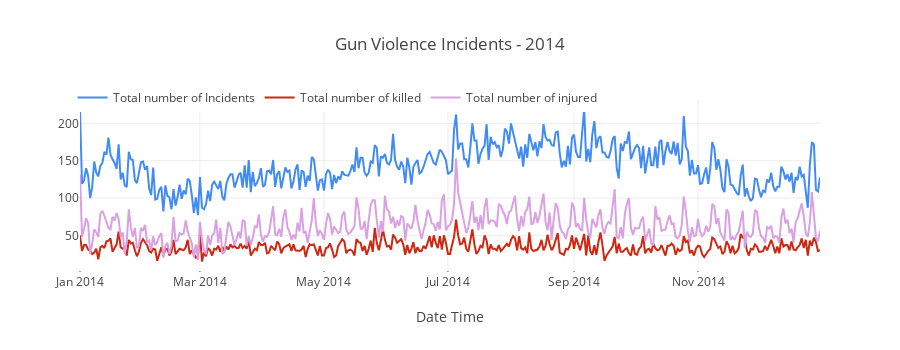

Source (notebook cell):
### Markdown cell above
### Time series plot

### Code cell
temp = df[df['year'] == 2014].groupby('date').agg({'state': 'count', 'n_killed': 'sum', 'n_injured': 'sum'}).reset_index().rename(columns = {'state': 'incidents'})
trace1 = go.Scatter(x = temp.date, y = temp.incidents, name = 'Total number of Incidents', 
                    mode = 'lines', marker = dict(color = '#418bf4'))
trace2 = go.Scatter(x = temp.date, y = temp.n_killed, name = 'Total number of killed', 
                    mode = 'lines', marker = dict(color = '#ce2812'))
trace3 = go.Scatter(x = temp.date, y = temp.n_injured, name = 'Total number of injured', 
                    mode = 'lines', marker = dict(color = '#daa1e2'))
layout = dict(height = 350, title = 'Gun Violence Incidents - 2014', 
              legend = dict(orientation = "h", x = -.01, y = 1.1), xaxis = dict(title='Date Time', ticklen = 1))
fig = go.Figure(data = [trace1, trace2, trace3], layout = layout)
iplot(fig)

### Figure 1 — Plotly figure (JSON) as saved in the notebook; plotly's stock layout.template omitted (floating-point values rounded to 4 significant figures; data arrays with more than 128 entries replaced by an {"elided": "..."} marker saying what was removed)
{"data": [{"marker": {"color": "#418bf4"}, "mode": "lines", "name": "Total number of Incidents", "type": "scatter", "uid": "20c918ef-e318-4041-bda3-756da780802c", "x": {"elided": "365 str values"}, "y": {"elided": "365 int values"}}, {"marker": {"color": "#ce2812"}, "mode": "lines", "name": "Total number of killed", "type": "scatter", "uid": "60c4a48c-0d41-4ead-9153-96a849f7bb2b", "x": {"elided": "365 str values"}, "y": {"elided": "365 int values"}}, {"marker": {"color": "#daa1e2"}, "mode": "lines", "name": "Total number of injured", "type": "scatter", "uid": "4224bb40-ae2f-4862-a067-c76020000b6a", "x": {"elided": "365 str values"}, "y": {"elided": "365 int values"}}], "layout": {"height": 350, "legend": {"orientation": "h", "x": -0.01, "y": 1.1}, "title": "Gun Violence Incidents - 2014", "xaxis": {"ticklen": 1, "title": "Date Time"}}}
